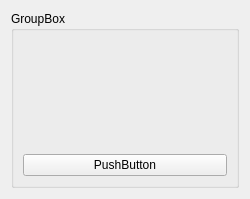
<?xml version="1.0" encoding="UTF-8"?>
<ui version="4.0">
 <class>ManageScene</class>
 <widget class="QWidget" name="ManageScene">
  <property name="geometry">
   <rect>
    <x>0</x>
    <y>0</y>
    <width>250</width>
    <height>199</height>
   </rect>
  </property>
  <property name="sizePolicy">
   <sizepolicy hsizetype="Expanding" vsizetype="Preferred">
    <horstretch>0</horstretch>
    <verstretch>0</verstretch>
   </sizepolicy>
  </property>
  <property name="minimumSize">
   <size>
    <width>250</width>
    <height>0</height>
   </size>
  </property>
  <property name="windowTitle">
   <string>Form</string>
  </property>
  <layout class="QVBoxLayout" name="verticalLayout">
   <item>
    <widget class="SideWidgetGroupBox" name="groupBox">
     <property name="title">
      <string>GroupBox</string>
     </property>
     <layout class="QVBoxLayout" name="verticalLayout_2">
      <item>
       <widget class="BaseEntityComboBox" name="skeleton_comboBox" native="true"/>
      </item>
      <item>
       <widget class="NameLineEdit" name="name_lineEdit" native="true"/>
      </item>
      <item>
       <widget class="DCoordinate3GroupBox" name="offset_coordinates" native="true"/>
      </item>
      <item>
       <widget class="QPushButton" name="pushButton">
        <property name="text">
         <string>PushButton</string>
        </property>
       </widget>
      </item>
     </layout>
    </widget>
   </item>
  </layout>
 </widget>
 <customwidgets>
  <customwidget>
   <class>NameLineEdit</class>
   <extends>QWidget</extends>
   <header>GUI/BasicWidgets/NameLineEdit.h</header>
   <container>1</container>
  </customwidget>
  <customwidget>
   <class>SideWidgetGroupBox</class>
   <extends>QGroupBox</extends>
   <header location="global">GUI/SideWidgetComponents/SideWidgetGroupBox.h</header>
   <container>1</container>
  </customwidget>
  <customwidget>
   <class>DCoordinate3GroupBox</class>
   <extends>QWidget</extends>
   <header location="global">GUI/BasicWidgets/DCoordinate3GroupBox.h</header>
   <container>1</container>
  </customwidget>
  <customwidget>
   <class>BaseEntityComboBox</class>
   <extends>QWidget</extends>
   <header location="global">GUI/BasicWidgets/BaseEntityComboBox.h</header>
   <container>1</container>
  </customwidget>
 </customwidgets>
 <resources/>
 <connections/>
</ui>
